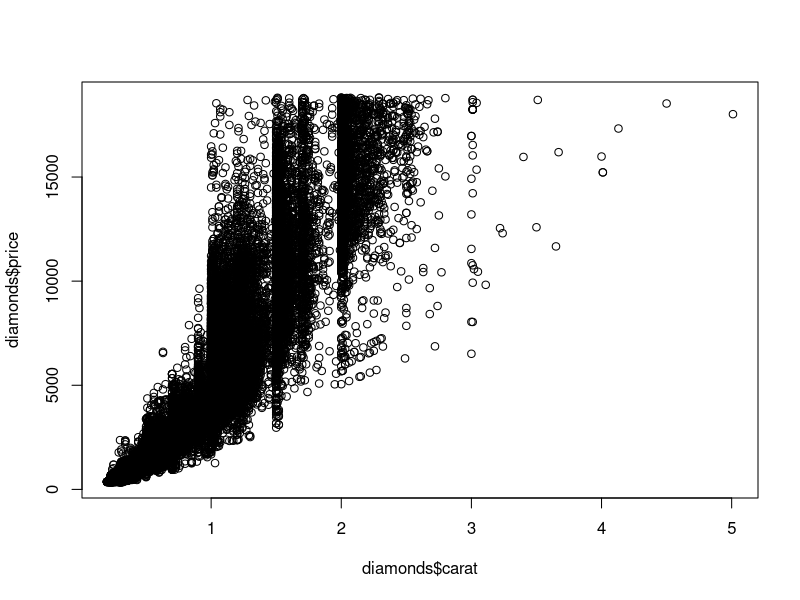
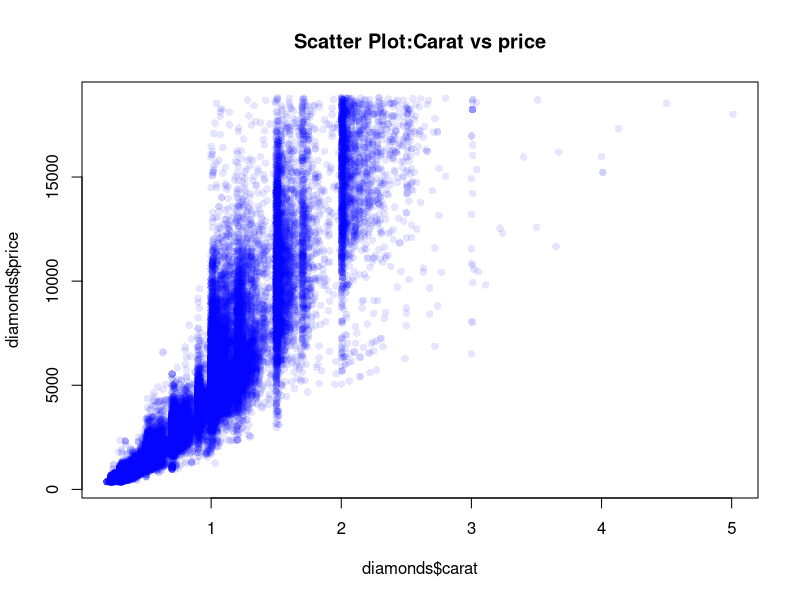

These figures' R source, in order: (Note: this script raises an error after producing the figures.)
#load and understand the dataset
data(diamonds)
data(package=.packages(all.available=TRUE))
library(ggplot2)
data(diamonds)
str(diamonds)
dim(diamonds)
?diamonds

#verify basic scatter
plot(diamonds$carat,diamonds$price)

#improved scatter
plot(diamonds$carat,diamonds$price,col=rgb(0,0,1,0.1),pch=16,
     main="Scatter Plot:Carat vs price")

#hexbin using base r
install.packages('hexbin')
library(hexbin)
hb->hexbin(diamond$carat,diamond$price,xbins=40)
plot(hb,main="Hexbin Plot")

#Basic Hexbin
ggplot(diamonds,aes(x=carat,y=price))+geom_hex()
